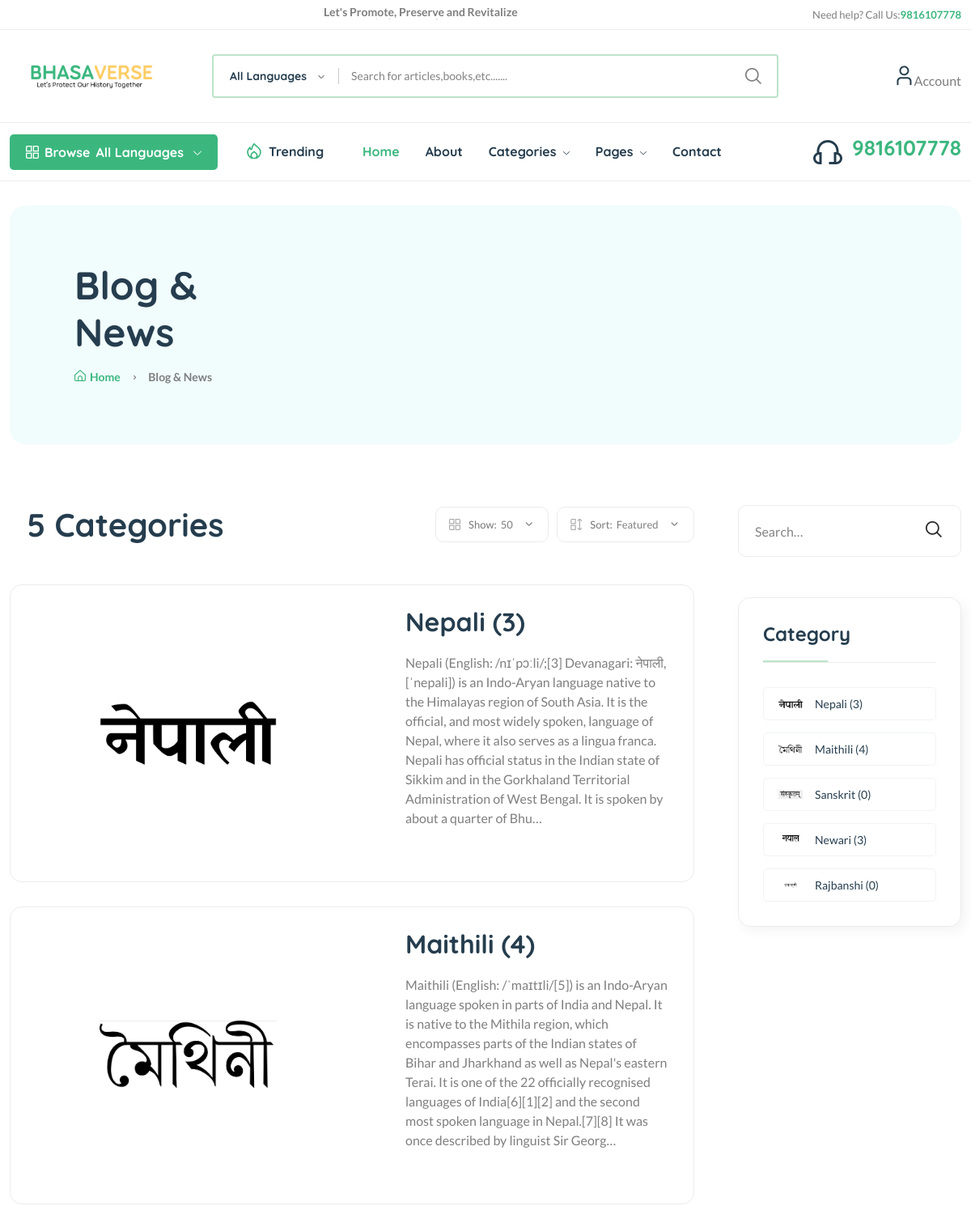
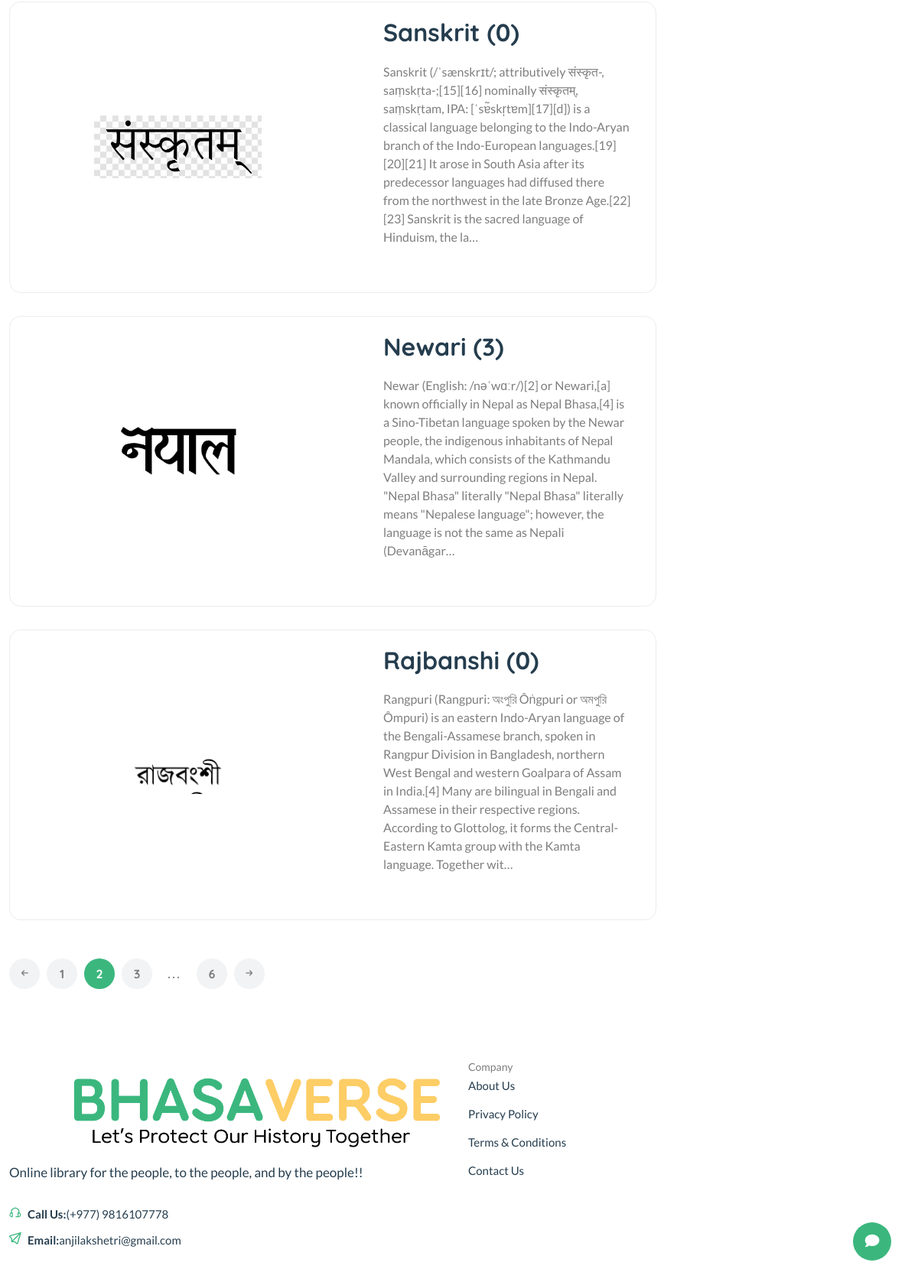
The page /category on the database its author committed (2 pictures, top to bottom).
### app/models.py (models this page shows, shortened)
class Category(models.Model):
    cid = ShortUUIDField(unique=True, length = 10, max_length = 20, prefix ="cat", alphabet = "abcdefgh12345")
    title = models.CharField(max_length=100)
    image = models.ImageField(
        upload_to=category_directory_path,
        validators=[FileExtensionValidator(allowed_extensions=['jpg', 'jpeg', 'png', 'gif', 'svg'])]
    )
    description = models.TextField(null=True, blank=True)
    class Meta:
        verbose_name_plural = "Categories"

### app/views.py (the view)
# urls.py: path('category', category_view_list, name="categories"),
def category_view_list(request):
    categories = Category.objects.filter()
    categories = Category.objects.annotate(product_count=Count('product'))
    context = {
        "categories": categories
    }
    return render(request, 'category_list.html', context)

### app/Templates/category_list.html (shortened to what this page needs)
{% extends "base.html" %}
{% load static %}
{% block content %}
        <main class="main">
            <div class="page-header mt-30 mb-75">
                <div class="container">
                    <div class="archive-header">
                        <div class="row align-items-center">
                            <div class="col-xl-3">
                                <h1 class="mb-15">Blog & News</h1>
                                <div class="breadcrumb">
                                    <a href="index.html" rel="nofollow"><i class="fi-rs-home mr-5"></i>Home</a>
                                    <span></span> Blog & News
                                </div>
                            </div>
                        </div>
                    </div>
                </div>
            </div>
            <div class="page-content mb-50">
                <div class="container">
                    <div class="row">
                        <div class="col-lg-9">
                            <div class="shop-product-fillter mb-50 pr-30">
                                <div class="totall-product">
                                    <h2>
                                        {{categories.count}} Categories
                                    </h2>
                                </div>
                                <div class="sort-by-product-area">
                                    <div class="sort-by-cover mr-10">
                                        <div class="sort-by-product-wrap">
                                            <div class="sort-by">
                                                <span><i class="fi-rs-apps"></i>Show:</span>
                                            </div>
                                            <div class="sort-by-dropdown-wrap">
                                                <span> 50 <i class="fi-rs-angle-small-down"></i></span>
                                            </div>
                                        </div>
                                    </div>
                                    <div class="sort-by-cover">
                                        <div class="sort-by-product-wrap">
                                            <div class="sort-by">
                                                <span><i class="fi-rs-apps-sort"></i>Sort:</span>
                                            </div>
                                            <div class="sort-by-dropdown-wrap">
                                                <span>Featured <i class="fi-rs-angle-small-down"></i></span>
                                            </div>
                                        </div>
                                    </div>
                                </div>
                            </div>
                            <div class="loop-grid loop-list pr-30 mb-50">
                                {% for c in categories %}
                                <article class="wow fadeIn animated hover-up mb-30 animated">
                                    <div class="post-thumb" style="background-image: url('{{c.image.url}}'); background-size: 50% auto; background-position: center center;">
                                    </div>
                                    <div class="entry-content-2 pl-50">
                                        <h3 class="post-title mb-20">
                                            <a href="{% url 'app:category-detail' c.cid %}">{{c.title}} ({{ c.product_count }})</a>
                                        </h3>
                                        <p class="post-exerpt mb-40">{{c.description|truncatechars:400}}</p>
                                    </div>
                                </article>
                                {% endfor %}
                            </div>
                            <div class="pagination-area mt-15 mb-sm-5 mb-lg-0">
                                <nav aria-label="Page navigation example">
                                    <ul class="pagination justify-content-start">
                                        <li class="page-item">
                                            <a class="page-link" href="#"><i class="fi-rs-arrow-small-left"></i></a>
                                        </li>
                                        <li class="page-item"><a class="page-link" href="#">1</a></li>
                                        <li class="page-item active"><a class="page-link" href="#">2</a></li>
                                        <li class="page-item"><a class="page-link" href="#">3</a></li>
                                        <li class="page-item"><a class="page-link dot" href="#">...</a></li>
                                        <li class="page-item"><a class="page-link" href="#">6</a></li>
                                        <li class="page-item">
                                            <a class="page-link" href="#"><i class="fi-rs-arrow-small-right"></i></a>
                                        </li>
                                    </ul>
                                </nav>
                            </div>
                        </div>
                        <div class="col-lg-3 primary-sidebar sticky-sidebar">
                            <div class="widget-area">
                                <div class="sidebar-widget-2 widget_search mb-50">
                                    <div class="search-form">
                                        <form action="#">
                                            <input type="text" placeholder="Search…" />
                                            <button type="submit"><i class="fi-rs-search"></i></button>
                                        </form>
                                    </div>
                                </div>
                                <div class="sidebar-widget widget-category-2 mb-50">
                                    <h5 class="section-title style-1 mb-30">Category</h5>
                                    <ul>
                                        {% for c in categories%}
                                        <li>
                                            <a href="shop-grid-right.html"> <img src="{{ c.image.url }}" alt="" />{{c.title}}                                    ({{ c.product_count }})</a>
                                        </li>
                                        {% endfor %}
                                    </ul>
                                </div>
                            </div>
                        </div>
                    </div>
                </div>
            </div>
        </main>
{% endblock content %}

### rows shown on the page
Category: image (picture), title "Nepali", product_count "3", description "Nepali (English: /nɪˈpɔːli/;[3] Devanagari: नेपाली, [ˈnepali]) is an Indo-Aryan language native to the Himalayas region of South Asia. It is the official, and most widely spoken, language of Nepal, where it also serves as a lingua franca. Nepali has official status in the Indian state of Sikkim and in the Gorkhaland Territorial Administration of West Bengal. It is spoken by about a quarter of Bhu…"
Category: image (picture), title "Maithili", product_count "4", description "Maithili (English: /ˈmaɪtɪli/[5]) is an Indo-Aryan language spoken in parts of India and Nepal. It is native to the Mithila region, which encompasses parts of the Indian states of Bihar and Jharkhand as well as Nepal's eastern Terai. It is one of the 22 officially recognised languages of India[6][1][2] and the second most spoken language in Nepal.[7][8] It was once described by linguist Sir Georg…"
Category: image (picture), title "Sanskrit", product_count "0", description "Sanskrit (/ˈsænskrɪt/; attributively संस्कृत-, saṃskṛta-;[15][16] nominally संस्कृतम्, saṃskṛtam, IPA: [ˈsɐ̃skr̩tɐm][17][d]) is a classical language belonging to the Indo-Aryan branch of the Indo-European languages.[19][20][21] It arose in South Asia after its predecessor languages had diffused there from the northwest in the late Bronze Age.[22][23] Sanskrit is the sacred language of Hinduism, the la…"
Category: image (picture), title "Newari", product_count "3", description "Newar (English: /nəˈwɑːr/)[2] or Newari,[a] known officially in Nepal as Nepal Bhasa,[4] is a Sino-Tibetan language spoken by the Newar people, the indigenous inhabitants of Nepal Mandala, which consists of the Kathmandu Valley and surrounding regions in Nepal. \"Nepal Bhasa\" literally \"Nepal Bhasa\" literally means \"Nepalese language\"; however, the language is not the same as Nepali (Devanāgar…"
Category: image (picture), title "Rajbanshi", product_count "0", description "Rangpuri (Rangpuri: অংপুরি Ôṅgpuri or অমপুরি Ômpuri) is an eastern Indo-Aryan language of the Bengali-Assamese branch, spoken in Rangpur Division in Bangladesh, northern West Bengal and western Goalpara of Assam in India.[4] Many are bilingual in Bengali and Assamese in their respective regions. According to Glottolog, it forms the Central-Eastern Kamta group with the Kamta language. Together wit…"

### other values the page prints
{{ categories.count }} "5"
